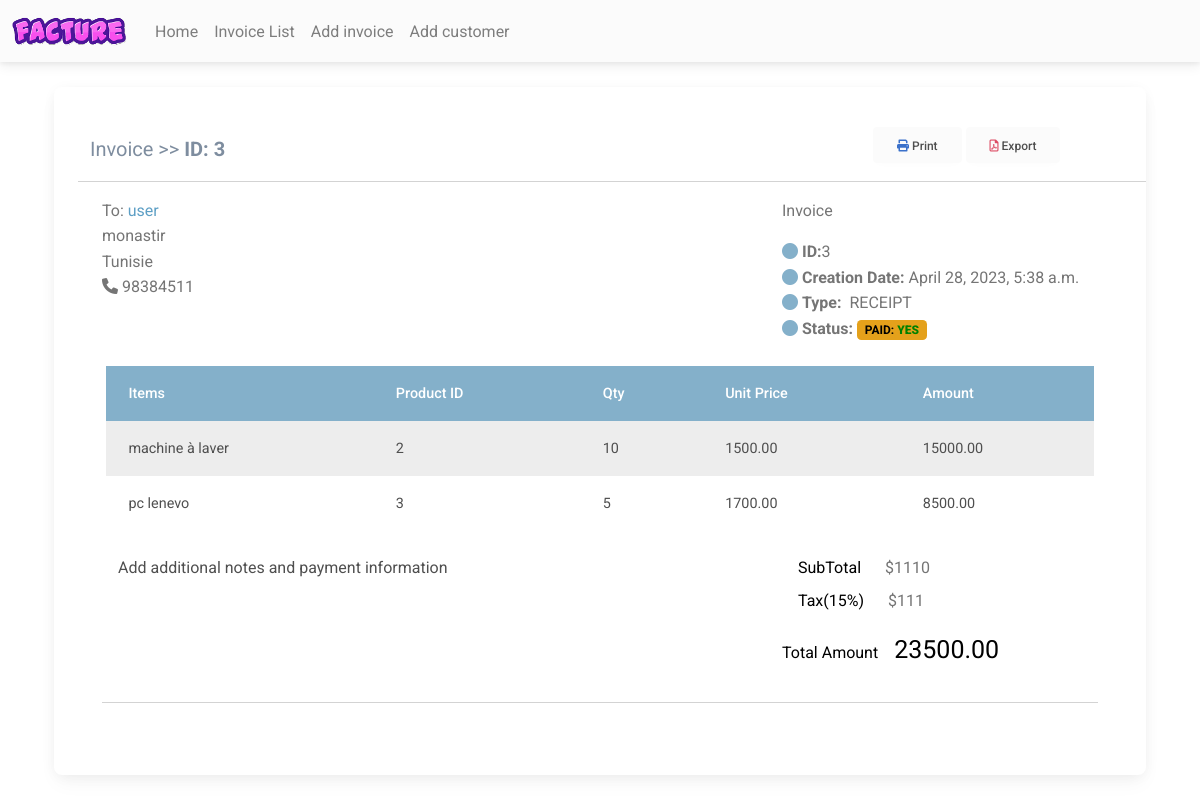
Page /view-invoice/3 (signed in) on the committed database.
### Fact_app/models.py (models this page shows, shortened)
class Invoice(models.Model):
    INVOICE_TYPE = (
        ('R', _('RECEIPT')),
        ('P', _('PROFORMA INVOICE')),
        ('I', _('INVOICE'))
    )
    customer = models.ForeignKey(Customer, on_delete=models.PROTECT)
    save_by = models.ForeignKey(User, on_delete=models.PROTECT)
    invoice_date_time = models.DateTimeField(auto_now_add=True)
    total = models.DecimalField(max_digits=10000, decimal_places=2)
    last_updated_date = models.DateTimeField(null=True, blank=True)
    paid  = models.BooleanField(default=False)
    invoice_type = models.CharField(max_length=1, choices=INVOICE_TYPE)
    comments = models.TextField(null=True, max_length=1000, blank=True)
    class Meta:
        verbose_name = "Invoice"
        verbose_name_plural = "Invoices"
    @property
    def get_total(self):
        articles = self.article_set.all()
        total = sum(article.get_total for article in articles)
        return total

class Customer(models.Model):
    SEX_TYPES = [
        ('M', _('Male')),
        ('F', _('Feminine'))
    ]
    name = models.CharField(max_length=32)
    email = models.EmailField()
    phone = models.CharField(max_length=8)
    address = models.CharField(max_length=64)
    sex = models.CharField(max_length=1, choices=SEX_TYPES)
    age = models.CharField(max_length=12)
    city = models.CharField(max_length=32)
    created_date = models.DateTimeField(auto_now_add=True)
    save_by = models.ForeignKey(User, on_delete=models.PROTECT)
    class Meta:
        verbose_name = "Customer"
        verbose_name_plural = "Customers"

class Article(models.Model):
    invoice = models.ForeignKey(Invoice, on_delete=models.CASCADE)
    name = models.CharField(max_length=32)
    quantity = models.IntegerField()
    unit_price = models.DecimalField(max_digits=1000, decimal_places=2)
    total = models.DecimalField(max_digits=1000, decimal_places=2)
    class Meta:
        verbose_name = 'Article'
        verbose_name_plural = 'Articles'
    @property
    def get_total(self):
        total = self.quantity * self.unit_price
        return total

### Fact_app/views.py (the view)
# urls.py: path('view-invoice/<int:pk>', views.InvoiceVisualizationView.as_view(), name='view-invoice'),
class InvoiceVisualizationView(LoginRequiredSuperuserMixim,View):
    template_name = 'invoice2.html'
    def get(self, request, *args, **kwargs):
        pk = kwargs.get('pk')
        context = get_invoice(pk)
        return render(request, self.template_name, context)

### Fact_app/utils.py (called while the page is built)
def get_invoice(pk):
    obj = Invoice.objects.get(pk=pk)
    articles = obj.article_set.all()
    context = {
        'obj': obj,
        'articles': articles
    }
    return context

### templates/invoice2.html
{% extends "base.html" %}
{% load static %}
{% block content %}
<div class="container">
  <div class="card">
      <div class="card-body">
        <div class="container mb-5 mt-3">
          <div class="row d-flex align-items-baseline">
            <div class="col-xl-9">
              <p style="color: #7e8d9f;font-size: 20px;">Invoice >> <strong>ID: {{obj.id}}</strong></p>
            </div>
            <div class="col-xl-3 float-end">
              <a  class="btn btn-light text-capitalize border-0"  data-mdb-ripple-color="dark"><i
                  class="fas fa-print text-primary"></i> Print</a>
              <a href="{% url 'invoice-pdf2' pk=obj.pk %}" class="btn btn-light text-capitalize" data-mdb-ripple-color="dark"><i
                  class="far fa-file-pdf text-danger"></i> Export</a>
            </div>
            <hr>
          </div>
          <div class="container">
            <div class="row">
              <div class="col-xl-8">
                <ul class="list-unstyled">
                  <li class="text-muted">To: <span style="color:#5d9fc5 ;">{{obj.customer.name}}</span></li>
                  <li class="text-muted">{{obj.customer.city}}</li>
                  <li class="text-muted">{{obj.customer.address}}</li>
                  <li class="text-muted"><i class="fas fa-phone"></i> {{obj.customer.phone}}</li>
                </ul>
              </div>
              <div class="col-xl-4">
                <p class="text-muted">Invoice</p>
                <ul class="list-unstyled">
                  <li class="text-muted"><i class="fas fa-circle" style="color:#84B0CA ;"></i> <span
                      class="fw-bold">ID:</span>{{obj.id}}</li>
                  <li class="text-muted"><i class="fas fa-circle" style="color:#84B0CA ;"></i> <span
                      class="fw-bold">Creation Date: </span>{{obj.invoice_date_time}}</li>
                  <li class="text-muted"><i class="fas fa-circle" style="color:#84B0CA ;"></i> <span
                      class="me-1 fw-bold">Type:</span><span> {{obj.get_invoice_type_display}}</span></li>
                  <li class="text-muted"><i class="fas fa-circle" style="color:#84B0CA ;"></i> <span
                      class="me-1 fw-bold">Status:</span><span class="badge bg-warning text-black fw-bold">
                        PAID:
                        {% if obj.paid  %}
                           <strong style="color: green;">YES</strong>
                        {% else %}
                            <strong style="color: red;">NO</strong>
                        {% endif %}</span></li>
                </ul>
              </div>
            </div>
            <div class="row my-2 mx-1 justify-content-center">
              <table class="table table-striped table-borderless">
                <thead style="background-color:#84B0CA ;" class="text-white">
                  <tr>
                    <th scope="col">Items</th>
                    <th scope="col">Product ID</th>
                    <th scope="col">Qty</th>
                    <th scope="col">Unit Price</th>
                    <th scope="col">Amount</th>
                  </tr>
                </thead>
                <tbody>
                  {% for article in articles %}
                  <tr>
                      <td>
                          {{ article.name }}
                      </td>
                      <td>
                          {{ article.id }}
                      </td>
                      <td>
                          {{ article.quantity }}
                      </td>
                      <td>
                          {{ article.unit_price }}
                      </td>
                      <td>
                          {{ article.get_total }}
                      </td>
                  </tr>
                 {% endfor %}
                </tbody>
              </table>
            </div>
            <div class="row">
              <div class="col-xl-8">
                <p class="ms-3">Add additional notes and payment information</p>
              </div>
              <div class="col-xl-3">
                <ul class="list-unstyled">
                  <li class="text-muted ms-3"><span class="text-black me-4">SubTotal</span>$1110</li>
                  <li class="text-muted ms-3 mt-2"><span class="text-black me-4">Tax(15%)</span>$111</li>
                </ul>
                <p class="text-black float-start"><span class="text-black me-3"> Total Amount</span><span
                    style="font-size: 25px;">{{obj.get_total}}</span></p>
              </div>
            </div>
            <hr>
          </div>
        </div>
      </div>
    </div>
</div>
{% endblock%}

### rows in the picture
Invoice: id "3", customer.name "user", customer.city "monastir", customer.address "Tunisie", customer.phone "98384511", invoice_date_time "April 28, 2023, 5:38 a.m.", invoice_type "RECEIPT", get_total "23500.00"
Article: name "machine à laver", id "2", quantity "10", unit_price "1500.00", get_total "15000.00"
Article: name "pc lenevo", id "3", quantity "5", unit_price "1700.00", get_total "8500.00"
